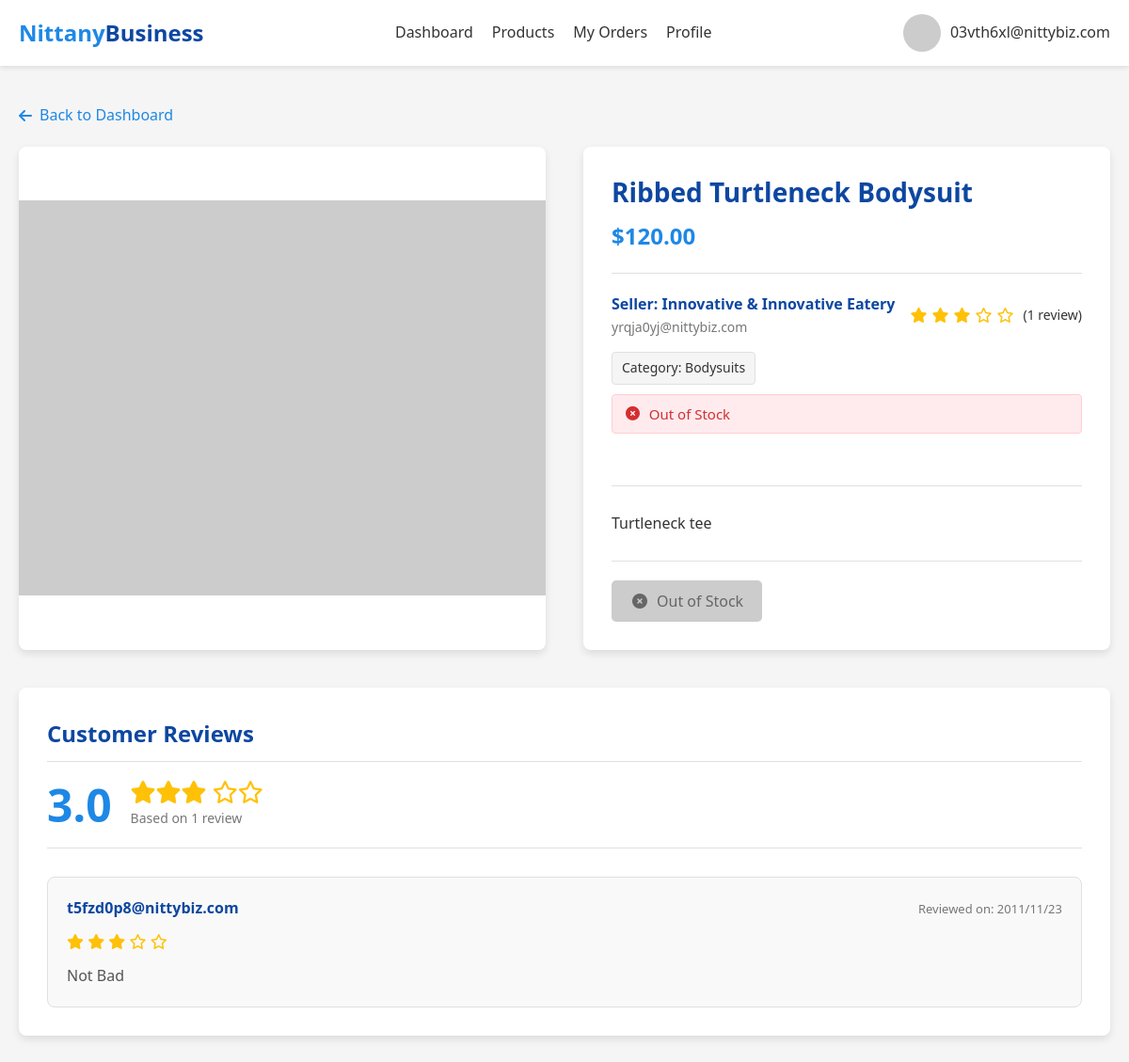
Page /product/1773 (signed in) on the committed database.
### tables this page shows
CREATE TABLE Product_Listings (
    seller_email TEXT,
    listing_id INTEGER,
    category TEXT NOT NULL,
    product_title TEXT NOT NULL,
    product_name TEXT NOT NULL,
    product_description TEXT,
    quantity INTEGER NOT NULL,
    product_price REAL NOT NULL,
    status TEXT NOT NULL,
    PRIMARY KEY (seller_email, listing_id),
    FOREIGN KEY (seller_email) REFERENCES Sellers(email),
    FOREIGN KEY (category) REFERENCES Categories(category_name)
);

CREATE TABLE Sellers (
    email TEXT PRIMARY KEY,
    business_name TEXT,
    business_address_id INTEGER,
    bank_routing_number TEXT,
    bank_account_number TEXT,
    balance REAL DEFAULT 0,
    FOREIGN KEY (email) REFERENCES Users(email),
    FOREIGN KEY (business_address_id) REFERENCES Address(address_ID)
);

CREATE TABLE Reviews (
    order_id INTEGER PRIMARY KEY,
    review_desc TEXT,
    rating INTEGER CHECK(rating >= 1 AND rating <= 5),
    FOREIGN KEY (order_id) REFERENCES Orders(order_id)
);

CREATE TABLE Orders (
    order_id INTEGER PRIMARY KEY,
    seller_email TEXT NOT NULL,
    listing_id INTEGER NOT NULL,
    buyer_email TEXT NOT NULL,
    date TEXT NOT NULL,
    quantity INTEGER NOT NULL,
    payment REAL NOT NULL,
    FOREIGN KEY (seller_email, listing_id) REFERENCES Product_Listings(seller_email, listing_id),
    FOREIGN KEY (buyer_email) REFERENCES Buyer(email)
);

### app.py (the view)
@app.route('/product/<int:listing_id>')
def product_detail(listing_id):
    if 'user_email' not in session:
        flash('Please log in to view product details.', 'warning')
        return redirect(url_for('login'))
    conn = None # Initialize conn to None
    try:
        conn = get_db_connection() # Establish database connection
        product = conn.execute(
            '''SELECT pl.*, s.business_name AS seller_name, s.email AS seller_email
               FROM Product_Listings pl
               JOIN Sellers s ON pl.Seller_Email = s.email
               WHERE pl.Listing_ID = ?''',
            (listing_id,)
        ).fetchone()
        if not product:
            flash('Product not found.', 'danger')
            return redirect(url_for('buyer_dashboard'))
        reviews = conn.execute(
            '''SELECT r.*, o.Buyer_Email, o.Date
               FROM Reviews r
               JOIN Orders o ON r.Order_ID = o.Order_ID
               WHERE o.Listing_ID = ?
               ORDER BY o.Date DESC''', # Order reviews by date, newest first
            (listing_id,)
        ).fetchall()
        rating_data = conn.execute(
            '''SELECT COALESCE(AVG(r.Rating), 0.0) AS average, COUNT(r.Rating) AS count
               FROM Reviews r
               JOIN Orders o ON r.Order_ID = o.Order_ID
               WHERE o.Listing_ID = ?''',
            (listing_id,)
        ).fetchone()
    except Exception as e:
        flash(f'An error occurred: {e}', 'danger')
        return redirect(url_for('buyer_dashboard'))
    finally:
        if conn:
            conn.close()
    return render_template(
        'product_detail.html',
        user_email=session['user_email'],
        user_type=session['user_type'],
        product=product,
        reviews=reviews,
        rating_data=rating_data
    )

### app.py (called while the page is built)
def get_db_connection():
    conn = sqlite3.connect(app.config['DATABASE'])
    conn.row_factory = sqlite3.Row
    return conn

### templates/product_detail.html (shortened to what this page needs)
<!DOCTYPE html>
<html lang="en">
<head>
    <link rel="stylesheet" href="https://cdnjs.cloudflare.com/ajax/libs/font-awesome/6.4.0/css/all.min.css">
</head>
<body>
    <header>
        <div class="container">
            <nav class="navbar">
                <a href="/" class="logo">Nittany<span>Business</span></a>
                <div class="nav-links">
                    <a href="/buyer_dashboard">Dashboard</a>
                    <a href="/buyer_dashboard?tab=products">Products</a>
                    <a href="/buyer_dashboard?tab=orders">My Orders</a>
                    <a href="/buyer_dashboard?tab=profile">Profile</a>
                </div>
                <div class="user-menu">
                    <img src="/static/images/user-default.jpg" alt="User Avatar"
                        onerror="this.onerror=null;this.src='https://placehold.co/40x40/0d47a1/ffffff?text=User';">
                    <span>{{ user_email }}</span>
                </div>
            </nav>
        </div>
    </header>
    <main>
        <div class="container">
            <a href="{{ url_for('buyer_dashboard') }}" class="back-link">
                <i class="fas fa-arrow-left"></i> Back to Dashboard
            </a>
            <div class="product-detail-container">
                <div class="product-image-container">
                    <img src="/static/images/products/{{ product.Listing_ID }}.jpg" alt="{{ product.Product_Title }}"
                        onerror="this.onerror=null;this.src='https://placehold.co/600x450/e0e0e0/757575?text=No+Image';">
                </div>
                <div class="product-info">
                    <h1 class="product-title">{{ product.Product_Title }}</h1>
                    <div class="product-price">${{ "%.2f"|format(product.Product_Price) }}</div>
                    <div class="product-meta">
                        <div class="product-seller">
                            <div class="seller-info">
                                <div class="seller-name">Seller: {{ product.seller_name }}</div>
                                <div class="seller-email">{{ product.seller_email }}</div>
                            </div>
                            <div class="star-rating">
                                {% set avg_val = rating_data.average if rating_data and rating_data.average is not none
                                else 0 %}
                                {% set count_val = rating_data.count if rating_data and rating_data.count is not none
                                else 0 %}
                                {% set rating_int = avg_val|int %}
                                {% for i in range(rating_int) %}
                                <i class="fas fa-star"></i>
                                {% endfor %}
                                {% for i in range(5 - rating_int) %}
                                <i class="far fa-star"></i>
                                {% endfor %}
                                <span>({{ count_val }} review{% if count_val != 1 %}s{% endif %})</span>
                            </div>
                        </div>
                        <div class="product-category">
                            Category: {{ product.Category }}
                        </div>
                        <div
                            class="product-availability {% if product.Quantity > 10 %}in-stock{% elif product.Quantity > 0 %}low-stock{% else %}out-of-stock{% endif %}">
                            {% if product.Quantity > 10 %}
                            <i class="fas fa-check-circle fa-fw"></i> In Stock ({{ product.Quantity }} available)
                            {% elif product.Quantity > 0 %}
                            <i class="fas fa-exclamation-circle fa-fw"></i> Low Stock (Only {{ product.Quantity }}
                            left!)
                            {% else %}
                            <i class="fas fa-times-circle fa-fw"></i> Out of Stock
                            {% endif %}
                        </div>
                    </div>
                    <div class="product-description">
                        <p>{{ product.Product_Description if product.Product_Description else "No description
                            available." }}</p>
                    </div>
                    {% if product.Quantity > 0 %}
                    <form action="{{ url_for('add_to_cart') }}" method="POST">
                        <input type="hidden" name="listing_id" value="{{ product.Listing_ID }}">
                        <div class="buy-section">
                            <div class="quantity-selector">
                                <label for="quantity-input" class="quantity-label">Quantity:</label>
                                <input type="number" id="quantity-input" name="quantity" class="quantity-input" min="1"
                                    max="{{ product.Quantity }}" value="1" required>
                            </div>
                            <button type="submit" class="btn btn-primary">
                                <i class="fas fa-shopping-cart fa-fw"></i> Buy Now
                            </button>
                        </div>
                    </form>
                    {% else %}
                    <div class="buy-section">
                        <button type="button" class="btn btn-primary" disabled>
                            <i class="fas fa-times-circle fa-fw"></i> Out of Stock
                        </button>
                    </div>
                    {% endif %}
                </div>
            </div>
            <div class="reviews-section">
                <h2 class="section-title">Customer Reviews</h2>
                {% set avg_val = rating_data.average if rating_data and rating_data.average is not none else 0 %}
                {% set count_val = rating_data.count if rating_data and rating_data.count is not none else 0 %}
                <div class="review-summary">
                    <div class="average-rating-display">
                        {{ "%.1f"|format(avg_val) }}
                    </div>
                    <div class="rating-stars-summary">
                        <div class="stars">
                            {% set rating_int = avg_val|int %}
                            {% for i in range(rating_int) %}<i class="fas fa-star"></i>{% endfor %}
                            {% for i in range(5 - rating_int) %}<i class="far fa-star"></i>{% endfor %}
                        </div>
                        <div class="review-count-summary">
                            Based on {{ count_val }} review{% if count_val != 1 %}s{% endif %}
                        </div>
                    </div>
                </div>
                {% if reviews %}
                <div class="review-list">
                    {% for review in reviews %}
                    <div class="review-card">
                        <div class="review-header">
                            <div class="reviewer-info">{{ review.Buyer_Email }}</div>
                            <div class="review-date">Reviewed on: {{ review.Date if review.Date else 'N/A' }}</div>
                        </div>
                        <div class="review-rating">
                            {% set individual_rating = review.Rating|int %}
                            {% for i in range(individual_rating) %}
                            <i class="fas fa-star"></i>
                            {% endfor %}
                            {% for i in range(5 - individual_rating) %}
                            <i class="far fa-star"></i>
                            {% endfor %}
                        </div>
                        <div class="review-content">
                            <p>{{ review.Review_Desc if review.Review_Desc else "No comment provided." }}</p>
                        </div>
                    </div>
                    {% endfor %}
                </div>
                {% else %}
                <div class="no-reviews">
                    <i class="fas fa-comment-slash"></i>
                    <h3>No Reviews Yet</h3>
                    <p>Be the first to share your thoughts on this product!</p>
                </div>
                {% endif %}
            </div>
        </div>
    </main>
</body>
</html>

### rows in the picture
Product_Listings: Product_Title "Ribbed Turtleneck Bodysuit", Product_Price "120.00", seller_email "yrqja0yj@nittybiz.com", Category "Bodysuits", product_description "Turtleneck tee"
Sellers: seller_name "Innovative & Innovative Eatery"
Reviews: Buyer_Email "t5fzd0p8@nittybiz.com", date "2011/11/23", review_desc "Not Bad"

### other values in the picture
{{ user_email }} "03vth6xl@nittybiz.com"
{{ count_val }} "1"
{{ "%.1f"|format(avg_val) }} "3.0"
